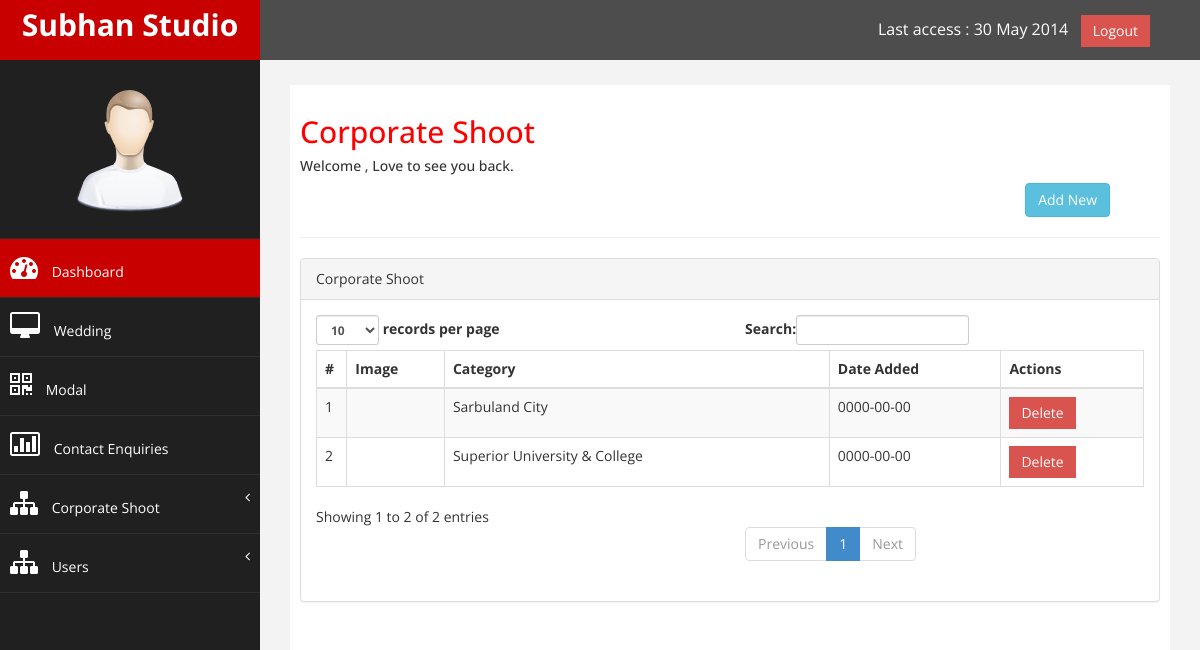
Screenshot of /ss-admin/corporate-img.php (signed in) with the database file from the repository.
### tables this page shows
CREATE TABLE `corporate_images` (
  `img_id` int(55) NOT NULL,
  `img_name` varchar(255) NOT NULL,
  `img_category` int(55) NOT NULL,
  `date_added` date NOT NULL DEFAULT current_timestamp()
);

CREATE TABLE `corporate_category` (
  `ctg_id` int(55) NOT NULL,
  `ctg_name` varchar(255) NOT NULL,
  `date_added` date NOT NULL DEFAULT current_timestamp()
);

### ss-admin/corporate-img.php (the view, shortened to what this page needs)
<?php
include('header.php');
?>
<div id="page-wrapper" >
	<div id="page-inner">
		<div class="row">
			<div class="col-md-12">
				<h2>Corporate Shoot</h2>
				<h5>Welcome , Love to see you back. </h5>
				<a href="add-corporate.php">
					<button class="btn btn-info" style="float: right; margin-right: 50px;"> Add New</button>
				</a>
			</div>
		</div>
		<hr />
		<div class="row">
			<div class="col-md-12">
				<div class="panel panel-default">
					<div class="panel-heading">
						Corporate Shoot
					</div>
					<div class="panel-body">
						<div class="table-responsive">
							<table class="table table-striped table-bordered table-hover" id="wedding">
								<thead>
									<tr>
										<th>#</th>
										<th>Image</th>
										<th>Category</th>
										<th>Date Added</th>
										<th>Actions</th>
									</tr>
								</thead>
								<tbody>
									<?php
									$query=mysqli_query($connect,"SELECT * FROM `corporate_images`");
									while($mrow = mysqli_fetch_array($query)){
									?>
									<tr class="odd gradeX">
										<td>
											<?php echo $mrow['img_id']; ?>
										</td>
										<td>
										</td>
										<td>
											<?php
										$ctg= $mrow['img_category'];
											$cquery=mysqli_query($connect,"SELECT * FROM `corporate_category` WHERE `ctg_id`='$ctg'");
									$crow = mysqli_fetch_array($cquery)	;
										echo $crow['ctg_name']
											?>
										</td>
										<td class="center">
											<?php echo $mrow['date_added']; ?>
										</td>
										<td class="center">
											<a href="del-corporate.php?img_id=<?php echo $mrow['img_id'] ?>">
												<button class="btn square-btn-adjust btn-danger">Delete</button>
											</a>
										</td>
									</tr>
									<?php
									}
									?>
								</tbody>
							</table>
						</div>
					</div>
				</div>
			</div>
		</div>
	</div>
</div>
<?php
include('footer.php');
?>

### ss-admin/css/custom.css (style rules this page uses)
body { font-family: 'Open Sans', sans-serif; }
#page-wrapper { padding: 15px 15px; min-height: 600px; background:#F3F3F3; }
#page-inner { width:100%; margin:10px 20px 10px 0px; background-color:#fff!important; padding:10px; min-height:1200px; }
h2 { color: #f00; }
.square-btn-adjust { border: 0px solid transparent; -webkit-border-radius: 0px; -moz-border-radius: 0px; border-radius: 0px; }
@media (min-width:768px) { #page-wrapper { margin: 0 0 0 260px; padding: 15px 30px; min-height: 1200px; } }

### rows the page displays
corporate_images: img_id "1", corporate_category.ctg_name "Sarbuland City", date_added "0000-00-00"
corporate_images: img_id "2", corporate_category.ctg_name "Superior University & College", date_added "0000-00-00"
